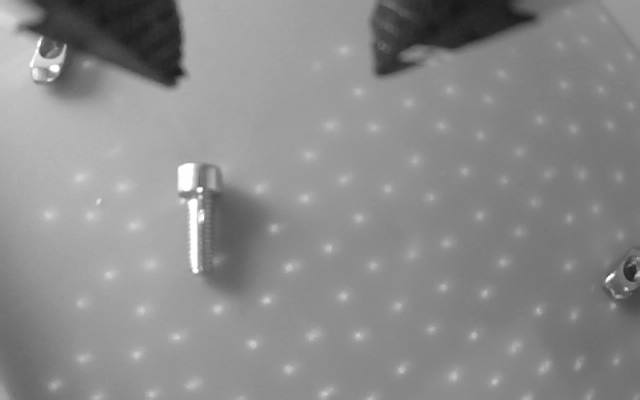
#> input picture src/host/app/tests/fixtures/m6_shadow/retry1_frame_0.png, 640 x 400 px
$ python model.py ../../../host/app/tests/fixtures/m6_shadow/retry1_frame_0.png
#> lines starting #> are read from the running program, lines starting #| are printed output that depends on the picture; after the words box and inside, x2 and y2 are one past the last pixel; in counts of white or black regions, pixels touching at a corner belong together
"""Integer reference model of the wrist-camera pre-processing run by the PL kernel `vision_pre`.

Stages: finger-box fill, 11-tap Gaussian blur (sigma 1.5), Otsu level over a region of interest (capped, or given), threshold of the
whole frame (dark or bright side), 7x7 close. The HLS kernel must reproduce `preprocess()` bit for bit; `reference()` is the OpenCV
computation of `workcell.wrist_screw_localization.locate_screw_near` up to the same mask, used to show the integer model is equivalent.
Contours, moments and screw geometry stay on the ARM.

    python3 model.py FRAME.png [...]        # level / mask mismatch against OpenCV
    python3 model.py --vectors DIR FRAME... # test vectors for the HLS test bench
"""
import sys
from fractions import Fraction
import numpy as np
import cv2

W, H = 640, 400
SIGMA, TAPS, COEF_BITS = 1.5, 11, 12
COEF = [4, 31, 147, 448, 872, 1092, 872, 448, 147, 31, 4]
FINGER_BOXES = ((0, 0, 200, 100), (360, 0, 560, 95))
FILL, CAP = 200, 60


def kernel():
    x = np.arange(TAPS) - TAPS // 2
    k = np.exp(-x * x / (2 * SIGMA * SIGMA))
    k /= k.sum()
    q = np.round(k * (1 << COEF_BITS)).astype(np.int64)
    q[TAPS // 2] += (1 << COEF_BITS) - q.sum()
    return q


assert list(kernel()) == COEF


def blur(gray):
    """Separable fixed-point Gaussian, reflect-101 borders: horizontal pass keeps 4 fractional bits, vertical pass rounds to 8 bits."""
    r = TAPS // 2
    g = gray.astype(np.int64)
    p = np.pad(g, ((0, 0), (r, r)), mode='reflect')
    h = sum(COEF[i] * p[:, i:i + g.shape[1]] for i in range(TAPS))
    h = (h + (1 << (COEF_BITS - 4 - 1))) >> (COEF_BITS - 4)
    p = np.pad(h, ((r, r), (0, 0)), mode='reflect')
    v = sum(COEF[i] * p[i:i + g.shape[0], :] for i in range(TAPS))
    return ((v + (1 << (COEF_BITS + 4 - 1))) >> (COEF_BITS + 4)).astype(np.uint8)


def otsu(hist):
    """Otsu level as OpenCV computes it (first maximum of the between-class variance), exact: score = (s0*w1 - s1*w0)^2 / (w0*w1)."""
    n, total = int(sum(hist)), sum(i * int(h) for i, h in enumerate(hist))
    best, level, w0, s0 = None, 0, 0, 0
    for t in range(256):
        w0 += int(hist[t]); s0 += t * int(hist[t])
        w1 = n - w0
        if w0 == 0 or w1 == 0:
            continue
        score = Fraction((s0 * w1 - (total - s0) * w0) ** 2, w0 * w1)
        if best is None or score > best:
            best, level = score, t
    return level


def fill_boxes(gray, boxes=FINGER_BOXES, fill=FILL):
    out = gray.copy()
    for x0, y0, x1, y1 in boxes:
        out[y0:y1, x0:x1] = fill
    return out


def close7_rows(bits):
    """7x7 close (dilate then erode, outside pixels neutral) on a 0/1 array, with the row-wide shift/OR/AND the PL uses."""
    h, w = bits.shape
    rows = [int(''.join('1' if b else '0' for b in r[::-1]), 2) for r in bits]   # bit x = pixel x
    full = (1 << w) - 1

    def hshift(v, d, fill_ones):
        s = v >> d if d >= 0 else (v << -d) & full           # bit x of result = bit x+d of v
        if fill_ones:
            s |= (full << (w - d)) & full if d > 0 else (((1 << -d) - 1) if d < 0 else 0)
        return s & full

    hd = []
    for v in rows:
        o = 0
        for d in range(-3, 4):
            o |= hshift(v, d, False)
        hd.append(o)
    dil = []
    for y in range(h):
        o = 0
        for j in range(y - 3, y + 4):
            if 0 <= j < h:
                o |= hd[j]
        dil.append(o)
    he = []
    for v in dil:
        o = full
        for d in range(-3, 4):
            o &= hshift(v, d, True)
        he.append(o)
    out = []
    for y in range(h):
        o = full
        for j in range(y - 3, y + 4):
            if 0 <= j < h:
                o &= he[j]
        out.append(o)
    res = np.zeros((h, w), np.uint8)
    for y, v in enumerate(out):
        for x in range(w):
            res[y, x] = (v >> x) & 1
    return res


def preprocess(gray, roi, boxes=FINGER_BOXES, fill=FILL, cap=CAP, level_mode=0, manual=0, polarity=0, close=1):
    """roi = (x, y, w, h). Returns (mask 0/1 array, level)."""
    masked = fill_boxes(gray, boxes, fill)
    if level_mode == 0:
        x, y, w, h = roi
        level = min(otsu(np.bincount(blur(masked[y:y + h, x:x + w]).ravel(), minlength=256)), cap)
    else:
        level = manual
    b = blur(masked)
    t = (b > level) if polarity else (b < level)
    t = t.astype(np.uint8)
    return (close7_rows(t) if close else t), int(level)


def reference(gray, roi, boxes=FINGER_BOXES, fill=FILL, cap=CAP):
    """The OpenCV computation of locate_screw_near up to the mask (dark screw, Otsu capped)."""
    masked = fill_boxes(gray, boxes, fill)
    x, y, w, h = roi
    window = cv2.GaussianBlur(masked[y:y + h, x:x + w], (0, 0), 1.5)
    level, _ = cv2.threshold(window, 0, 255, cv2.THRESH_BINARY + cv2.THRESH_OTSU)
    level = min(level, float(cap))
    mask = (cv2.GaussianBlur(masked, (0, 0), 1.5) < level).astype(np.uint8) * 255
    return (cv2.morphologyEx(mask, cv2.MORPH_CLOSE, np.ones((7, 7), np.uint8)) > 0).astype(np.uint8), level


def roi_for(expected, radius=220):
    ex, ey = expected
    x0, y0 = max(0, int(ex - radius)), max(0, int(ey - radius))
    x1, y1 = min(W, int(ex + radius)), min(H, int(ey + radius))
    return (x0, y0, x1 - x0, y1 - y0)


def write_vectors(directory, frames):
    """Index line: name roi_x roi_y roi_w roi_h level_mode manual polarity close cap level count."""
    import os, random
    os.makedirs(directory, exist_ok=True)
    rnd = random.Random(7)
    lines = []
    for n, path in enumerate(frames):
        g = cv2.imread(path, cv2.IMREAD_GRAYSCALE)
        assert g.shape == (H, W)
        kind = n % 6
        roi = roi_for((rnd.randint(150, 500), rnd.randint(120, 300)))
        cap, mode, manual, pol = CAP, 0, 0, 0
        if kind == 3:      # manual level, either side
            mode, manual, pol = 1, rnd.randint(70, 140), n % 12 == 3
        elif kind == 4:    # bright parts, Otsu not capped (the M6 setting)
            cap, pol = 255, 1
        elif kind == 5:    # small region of interest at an unaligned column, Otsu not capped
            cap, roi = 255, (rnd.randint(1, 600) | 1, rnd.randint(0, 380), 12 + rnd.randint(0, 20), 12 + rnd.randint(0, 8))
            roi = (min(roi[0], W - roi[2]), min(roi[1], H - roi[3]), roi[2], roi[3])
        close = 0 if n % 5 == 4 else 1
        mask, level = preprocess(g, roi, cap=cap, level_mode=mode, manual=manual, polarity=pol, close=close)
        base = f'{directory}/v{n:03d}'
        g.tofile(base + '.img')
        np.packbits(mask, axis=1, bitorder='little').tofile(base + '.mask')
        lines.append(f"v{n:03d} {roi[0]} {roi[1]} {roi[2]} {roi[3]} {mode} {manual} {int(pol)} {close} {cap} {level} {int(mask.sum())}")
    open(directory + '/index.txt', 'w').write('\n'.join(lines) + '\n')


if __name__ == '__main__':
    args = sys.argv[1:]
    if args and args[0] == '--vectors':
        write_vectors(args[1], args[2:])
    else:
        for path in args:
            g = cv2.imread(path, cv2.IMREAD_GRAYSCALE)
#> g is the input picture: shape (400, 640); min 24, max 255, mean 139
            for e in ((320, 200), (200, 250), (450, 180)):
                roi = roi_for(e)
                m, lv = preprocess(g, roi)
                rm, rlv = reference(g, roi)
                print(path, e, 'level', lv, rlv, 'mask diff px', int((m != rm).sum()), 'of', int(rm.sum()))
#> this loop made 3 passes
#| ../../../host/app/tests/fixtures/m6_shadow/retry1_frame_0.png (320, 200) level 60 60.0 mask diff px 0 of 95
#| ../../../host/app/tests/fixtures/m6_shadow/retry1_frame_0.png (200, 250) level 60 60.0 mask diff px 0 of 95
#| ../../../host/app/tests/fixtures/m6_shadow/retry1_frame_0.png (450, 180) level 60 60.0 mask diff px 0 of 95
#> pass 1, in preprocess, `masked = fill_boxes(gray, boxes, fill)`:
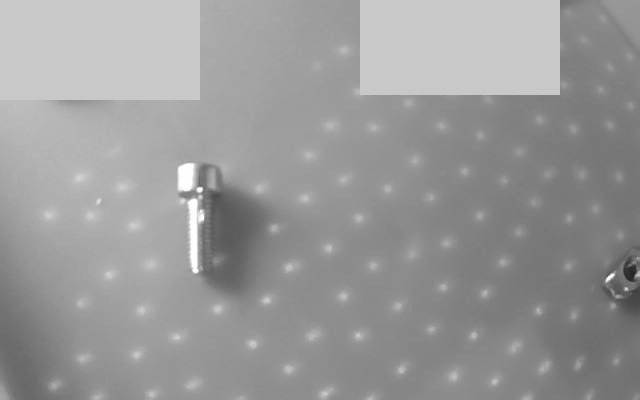
#> masked: shape (400, 640); min 30, max 255, mean 153.3
#> pass 1, in blur, `g = gray.astype(np.int64)`:
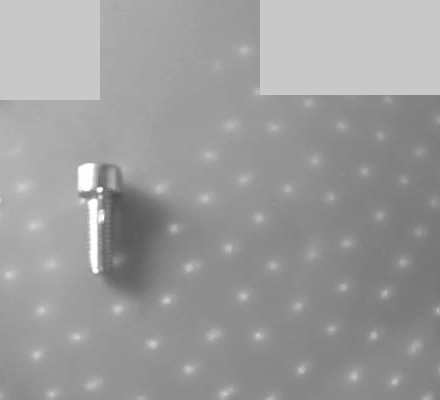
#> g: shape (400, 440) int64; min 78, max 255, mean 156.3
#> pass 1, in blur, `h = sum(COEF[i] * p[:, i:i + g.shape[1]] for i in range(TAPS))`:
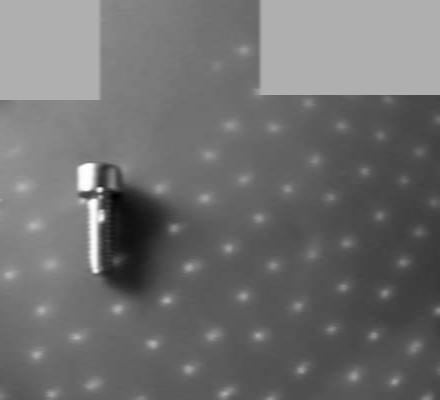
#> h: shape (400, 440) int64; min 322426, max 1044476, mean 640254.7; drawn with min black and max white
#> after the loop:
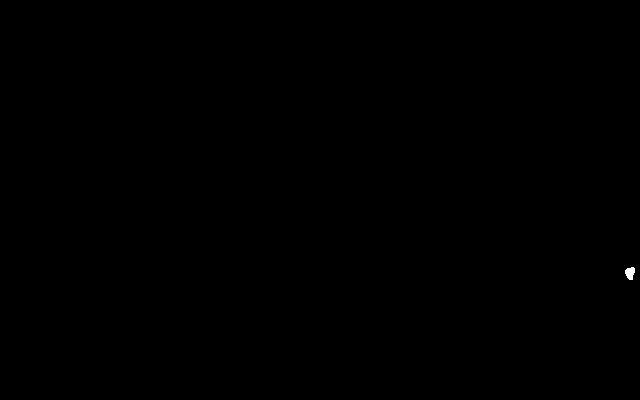
#> rm: shape (400, 640); values 0 (black) and 1 (white), 0.04% white; 1 white region, box (x1, y1, x2, y2) and area: (625, 267, 635, 280) 95
